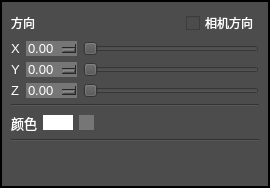
<?xml version="1.0" encoding="UTF-8"?>
<ui version="4.0">
 <class>LightWgt</class>
 <widget class="QWidget" name="LightWgt">
  <property name="geometry">
   <rect>
    <x>0</x>
    <y>0</y>
    <width>270</width>
    <height>188</height>
   </rect>
  </property>
  <property name="windowTitle">
   <string>Form</string>
  </property>
  <property name="styleSheet">
   <string notr="true">background-color: rgb(0, 0, 0);
color: rgb(255, 255, 255);</string>
  </property>
  <layout class="QGridLayout" name="gridLayout" rowstretch="0" columnstretch="0">
   <property name="leftMargin">
    <number>2</number>
   </property>
   <property name="topMargin">
    <number>2</number>
   </property>
   <property name="rightMargin">
    <number>2</number>
   </property>
   <property name="bottomMargin">
    <number>2</number>
   </property>
   <property name="spacing">
    <number>2</number>
   </property>
   <item row="0" column="0">
    <widget class="QWidget" name="widget" native="true">
     <property name="styleSheet">
      <string notr="true">background-color: rgb(76, 76, 76);</string>
     </property>
     <layout class="QVBoxLayout" name="verticalLayout_4">
      <item>
       <layout class="QHBoxLayout" name="horizontalLayout_3">
        <item>
         <widget class="QLabel" name="label">
          <property name="styleSheet">
           <string notr="true">
color: rgb(255, 255, 255);</string>
          </property>
          <property name="text">
           <string>方向</string>
          </property>
         </widget>
        </item>
        <item>
         <spacer name="horizontalSpacer_2">
          <property name="orientation">
           <enum>Qt::Horizontal</enum>
          </property>
          <property name="sizeHint" stdset="0">
           <size>
            <width>40</width>
            <height>20</height>
           </size>
          </property>
         </spacer>
        </item>
        <item>
         <widget class="QCheckBox" name="camDirCheckBox">
          <property name="text">
           <string>相机方向</string>
          </property>
         </widget>
        </item>
       </layout>
      </item>
      <item>
       <layout class="QHBoxLayout" name="horizontalLayout">
        <item>
         <layout class="QVBoxLayout" name="verticalLayout">
          <item>
           <widget class="QLabel" name="label_2">
            <property name="maximumSize">
             <size>
              <width>16777215</width>
              <height>15</height>
             </size>
            </property>
            <property name="font">
             <font>
              <pointsize>10</pointsize>
             </font>
            </property>
            <property name="text">
             <string>X</string>
            </property>
           </widget>
          </item>
          <item>
           <widget class="QLabel" name="label_3">
            <property name="maximumSize">
             <size>
              <width>16777215</width>
              <height>15</height>
             </size>
            </property>
            <property name="font">
             <font>
              <pointsize>10</pointsize>
             </font>
            </property>
            <property name="text">
             <string>Y</string>
            </property>
           </widget>
          </item>
          <item>
           <widget class="QLabel" name="label_4">
            <property name="maximumSize">
             <size>
              <width>16777215</width>
              <height>15</height>
             </size>
            </property>
            <property name="font">
             <font>
              <pointsize>10</pointsize>
             </font>
            </property>
            <property name="text">
             <string>Z</string>
            </property>
           </widget>
          </item>
         </layout>
        </item>
        <item>
         <layout class="QVBoxLayout" name="verticalLayout_2">
          <item>
           <widget class="QDoubleSpinBox" name="dirSpinBox_x">
            <property name="maximumSize">
             <size>
              <width>16777215</width>
              <height>15</height>
             </size>
            </property>
            <property name="font">
             <font>
              <pointsize>10</pointsize>
             </font>
            </property>
            <property name="styleSheet">
             <string notr="true">background-color: rgb(118, 118, 118);
border:0px;
</string>
            </property>
            <property name="minimum">
             <double>-1.000000000000000</double>
            </property>
            <property name="maximum">
             <double>1.000000000000000</double>
            </property>
            <property name="singleStep">
             <double>0.100000000000000</double>
            </property>
           </widget>
          </item>
          <item>
           <widget class="QDoubleSpinBox" name="dirSpinBox_y">
            <property name="maximumSize">
             <size>
              <width>16777215</width>
              <height>15</height>
             </size>
            </property>
            <property name="font">
             <font>
              <pointsize>10</pointsize>
             </font>
            </property>
            <property name="styleSheet">
             <string notr="true">background-color: rgb(118, 118, 118);
border:0px;
</string>
            </property>
            <property name="minimum">
             <double>-1.000000000000000</double>
            </property>
            <property name="maximum">
             <double>1.000000000000000</double>
            </property>
            <property name="singleStep">
             <double>0.100000000000000</double>
            </property>
           </widget>
          </item>
          <item>
           <widget class="QDoubleSpinBox" name="dirSpinBox_z">
            <property name="maximumSize">
             <size>
              <width>16777215</width>
              <height>15</height>
             </size>
            </property>
            <property name="font">
             <font>
              <pointsize>10</pointsize>
             </font>
            </property>
            <property name="styleSheet">
             <string notr="true">background-color: rgb(118, 118, 118);
border:0px;
</string>
            </property>
            <property name="minimum">
             <double>-1.000000000000000</double>
            </property>
            <property name="maximum">
             <double>1.000000000000000</double>
            </property>
            <property name="singleStep">
             <double>0.100000000000000</double>
            </property>
           </widget>
          </item>
         </layout>
        </item>
        <item>
         <layout class="QVBoxLayout" name="verticalLayout_3">
          <item>
           <widget class="QSlider" name="dirSlider_x">
            <property name="maximumSize">
             <size>
              <width>16777215</width>
              <height>15</height>
             </size>
            </property>
            <property name="maximum">
             <number>200</number>
            </property>
            <property name="orientation">
             <enum>Qt::Horizontal</enum>
            </property>
           </widget>
          </item>
          <item>
           <widget class="QSlider" name="dirSlider_y">
            <property name="maximumSize">
             <size>
              <width>16777215</width>
              <height>15</height>
             </size>
            </property>
            <property name="maximum">
             <number>200</number>
            </property>
            <property name="orientation">
             <enum>Qt::Horizontal</enum>
            </property>
           </widget>
          </item>
          <item>
           <widget class="QSlider" name="dirSlider_z">
            <property name="maximumSize">
             <size>
              <width>16777215</width>
              <height>15</height>
             </size>
            </property>
            <property name="maximum">
             <number>200</number>
            </property>
            <property name="orientation">
             <enum>Qt::Horizontal</enum>
            </property>
           </widget>
          </item>
         </layout>
        </item>
       </layout>
      </item>
      <item>
       <widget class="Line" name="line">
        <property name="orientation">
         <enum>Qt::Horizontal</enum>
        </property>
       </widget>
      </item>
      <item>
       <layout class="QHBoxLayout" name="horizontalLayout_2">
        <item>
         <widget class="QLabel" name="label_5">
          <property name="font">
           <font>
            <pointsize>10</pointsize>
           </font>
          </property>
          <property name="text">
           <string>颜色</string>
          </property>
         </widget>
        </item>
        <item>
         <widget class="QToolButton" name="lightColorBtn">
          <property name="minimumSize">
           <size>
            <width>30</width>
            <height>15</height>
           </size>
          </property>
          <property name="maximumSize">
           <size>
            <width>16777215</width>
            <height>15</height>
           </size>
          </property>
          <property name="styleSheet">
           <string notr="true">border:0px;
background-color: rgb(255, 255, 255);</string>
          </property>
          <property name="text">
           <string/>
          </property>
         </widget>
        </item>
        <item>
         <widget class="QToolButton" name="resBtn">
          <property name="minimumSize">
           <size>
            <width>15</width>
            <height>15</height>
           </size>
          </property>
          <property name="maximumSize">
           <size>
            <width>15</width>
            <height>15</height>
           </size>
          </property>
          <property name="styleSheet">
           <string notr="true">background-color: rgb(118, 118, 118);
border:0px;</string>
          </property>
          <property name="text">
           <string/>
          </property>
         </widget>
        </item>
        <item>
         <spacer name="horizontalSpacer">
          <property name="orientation">
           <enum>Qt::Horizontal</enum>
          </property>
          <property name="sizeHint" stdset="0">
           <size>
            <width>40</width>
            <height>20</height>
           </size>
          </property>
         </spacer>
        </item>
       </layout>
      </item>
      <item>
       <widget class="Line" name="line_2">
        <property name="orientation">
         <enum>Qt::Horizontal</enum>
        </property>
       </widget>
      </item>
      <item>
       <spacer name="verticalSpacer">
        <property name="orientation">
         <enum>Qt::Vertical</enum>
        </property>
        <property name="sizeHint" stdset="0">
         <size>
          <width>20</width>
          <height>53</height>
         </size>
        </property>
       </spacer>
      </item>
     </layout>
    </widget>
   </item>
  </layout>
 </widget>
 <resources/>
 <connections/>
</ui>
